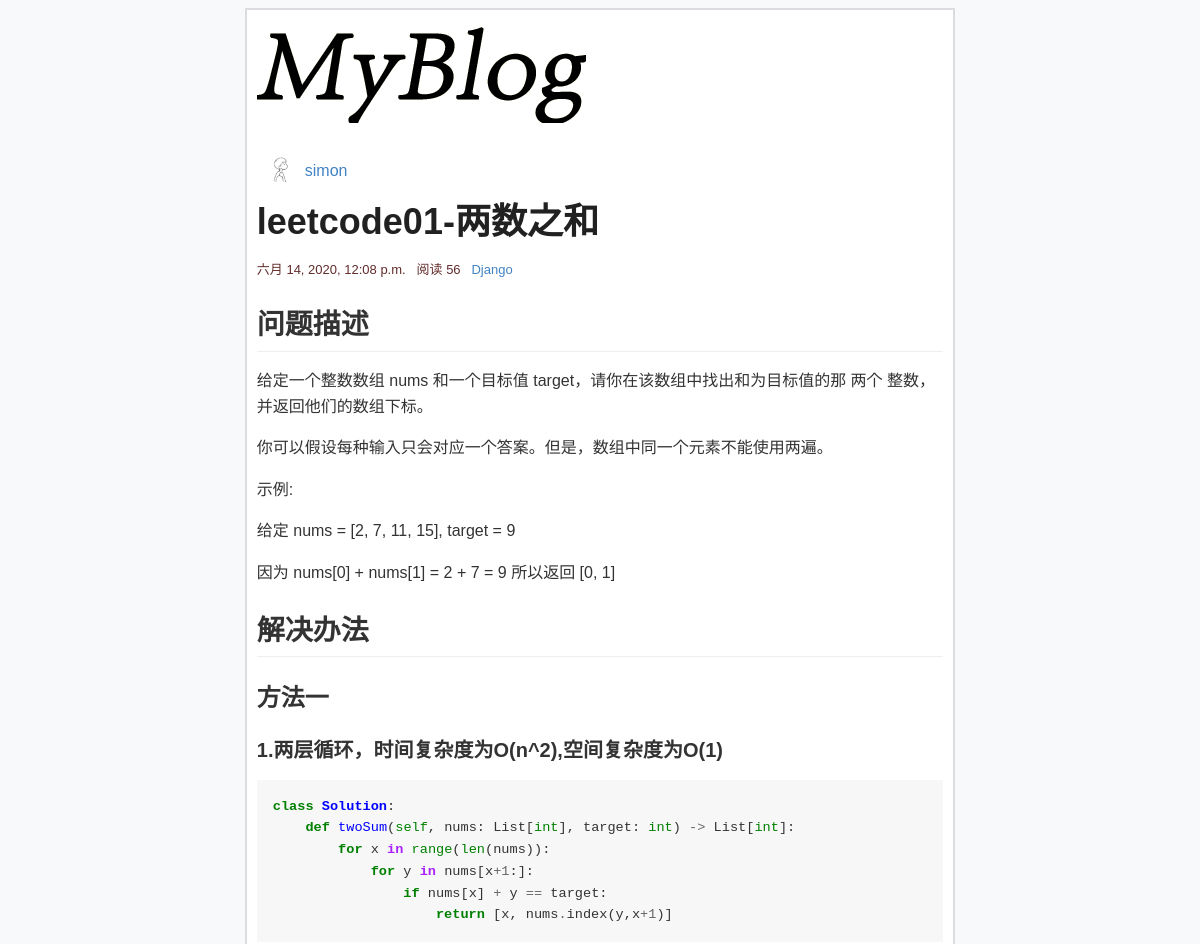
Before: /blog/detail/6 (upper part) with the older database file.
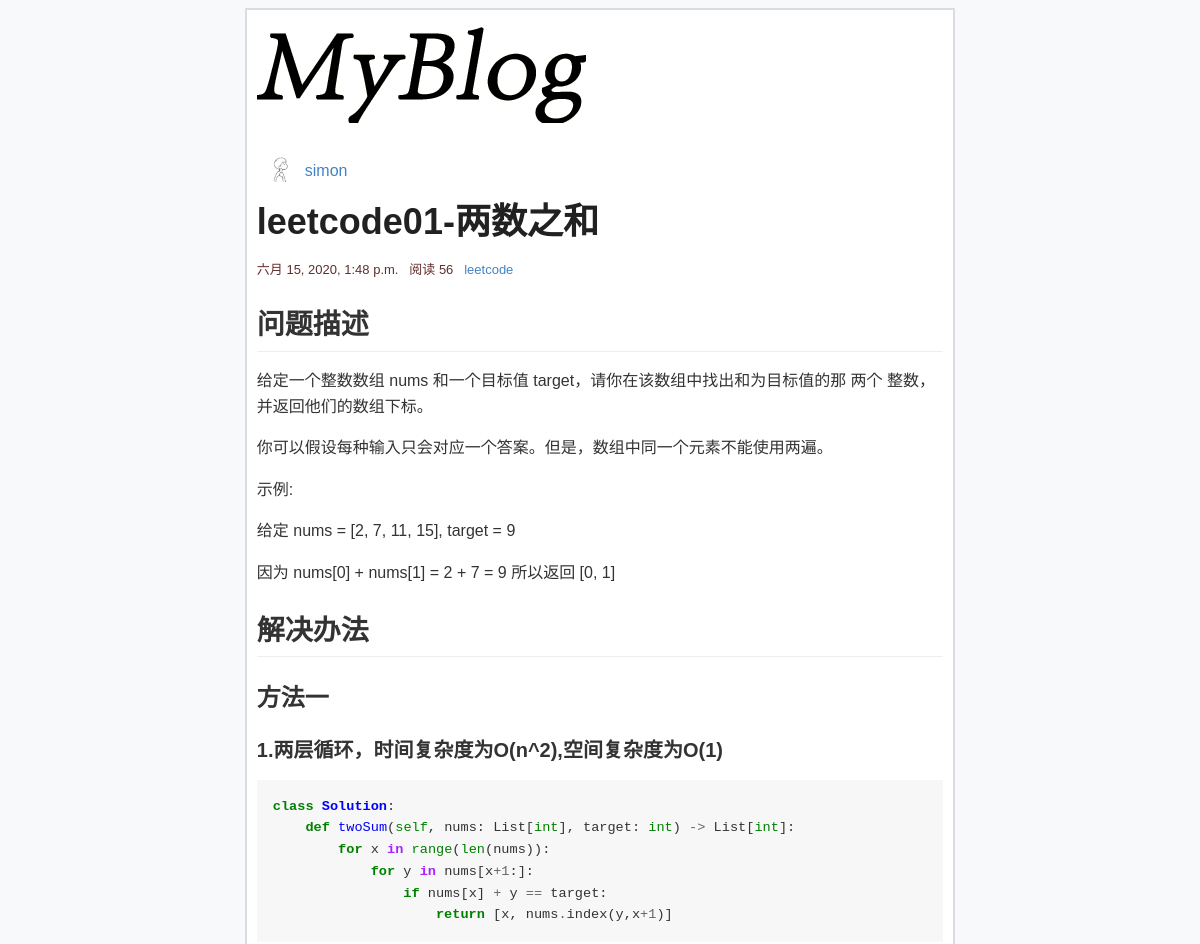
After: the same page with the newer database file.
### blog/models.py (models this page shows, shortened)
class Article(models.Model):
	title = models.CharField("文章标题",max_length=30)
	category = models.ForeignKey(Category,on_delete=models.CASCADE)
	content = MDTextField("文章内容")
	djgest = models.TextField("文章概要")
	author = models.ForeignKey(Author,on_delete=models.CASCADE)
	comment_num = models.BigIntegerField(default=0)
	view = models.BigIntegerField(default=0)
	created_time = models.DateTimeField("创建时间",auto_now_add=True)
	last_mod_time = models.DateTimeField("修改时间",auto_now=True)
	tag = models.ManyToManyField(Tag,blank=True)
	def viewed(self):
		self.view += 1
		self.save(update_fields=['view'])
	class Meta:
		ordering = ('-created_time',)

class Category(models.Model):
	name = models.CharField("文章类型",max_length=50)
	created_time = models.DateTimeField("创建时间",auto_now_add=True)
	last_mod_time = models.DateTimeField("修改时间",auto_now=True)
	def __str__(self):
		return self.name

class Author(models.Model):
	name = models.CharField("作者姓名",max_length=20)
	avatar = models.ImageField(upload_to='avatar/%Y%m%d',blank=True)
	def __str__(self):
		return self.name

### blog/views.py (the view, shortened to what this page needs)
# urls.py: path('detail/<int:pk>',views.detail,name='detail'),
def detail(request, pk):
	article = get_object_or_404(Article,pk=pk)
	comment_list = Comment.objects.filter(article__pk=pk)
	form = CommentForm()
	article.content = markdown.markdown(article.content,
		extensions=[
        'markdown.extensions.extra',
        'markdown.extensions.codehilite',
        'markdown.extensions.toc',
    ])
	context = {'article':article,'comment_list':comment_list,'form':form}
	article.viewed()
	return render(request,"blog/detail.html",context)

### blog/templates/blog/detail.html (shortened to what this page needs)
{% extends 'blog/base.html' %}
{% block content %}
<div class="img_and">
<img class="img_avatar" src="{{ article.author.avatar.url }}">
<a href="#">{{ article.author }}</a>
</div>
<h1 class="detail_h1">{{ article.title }}</h1>
<div class="time_and">
	{{ article.last_mod_time }}
	&nbsp;
	阅读&nbsp;{{ article.view }}
	<a href="#">{{ article.category }}</a>
</div>
{{ article.content|safe }}
<br>
{% endblock %}

Changed rows visible on the page:
changed Article "leetcode01-两数之和": last_mod_time "六月 14, 2020, 12:08 p.m." → "六月 15, 2020, 1:48 p.m."; category "Django" → "leetcode"
